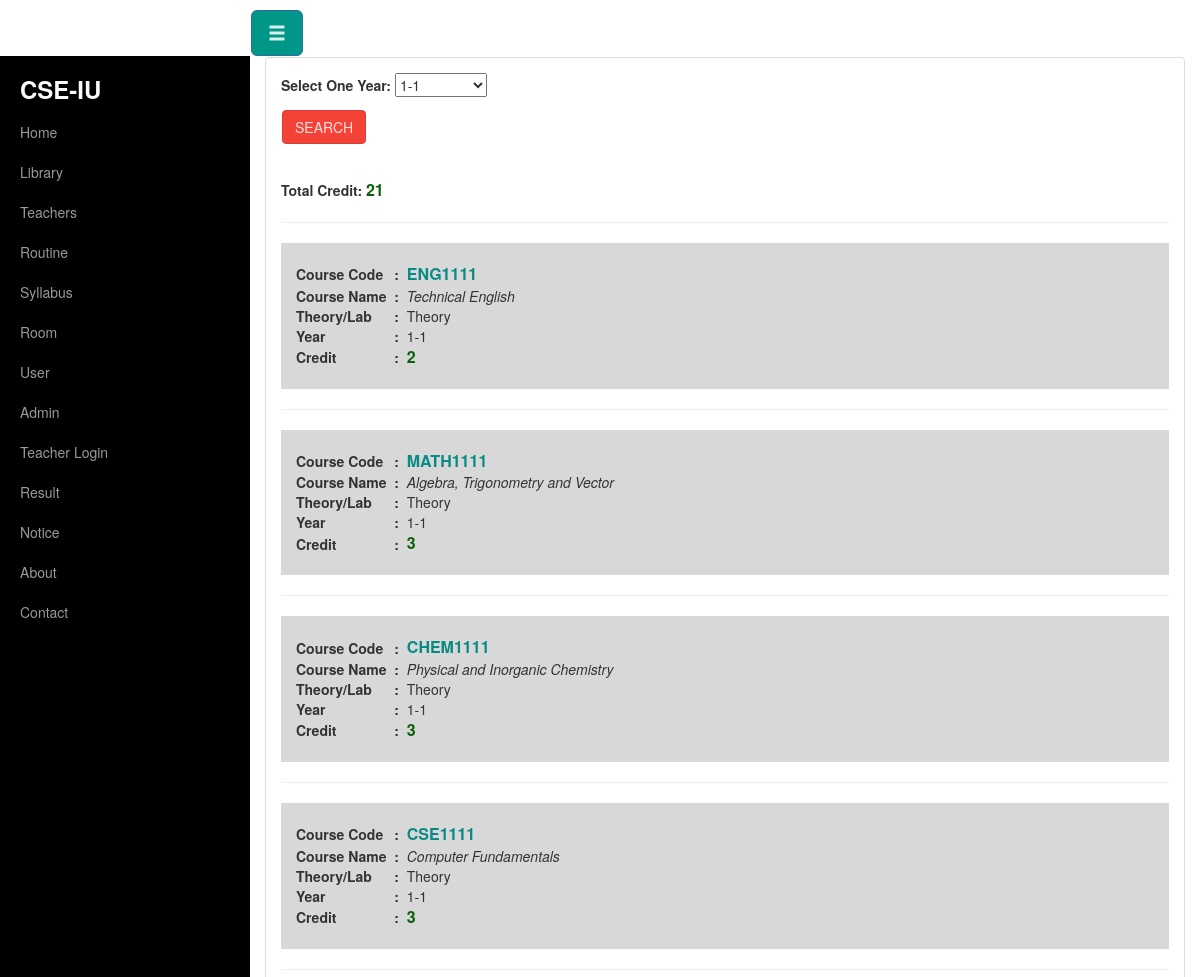
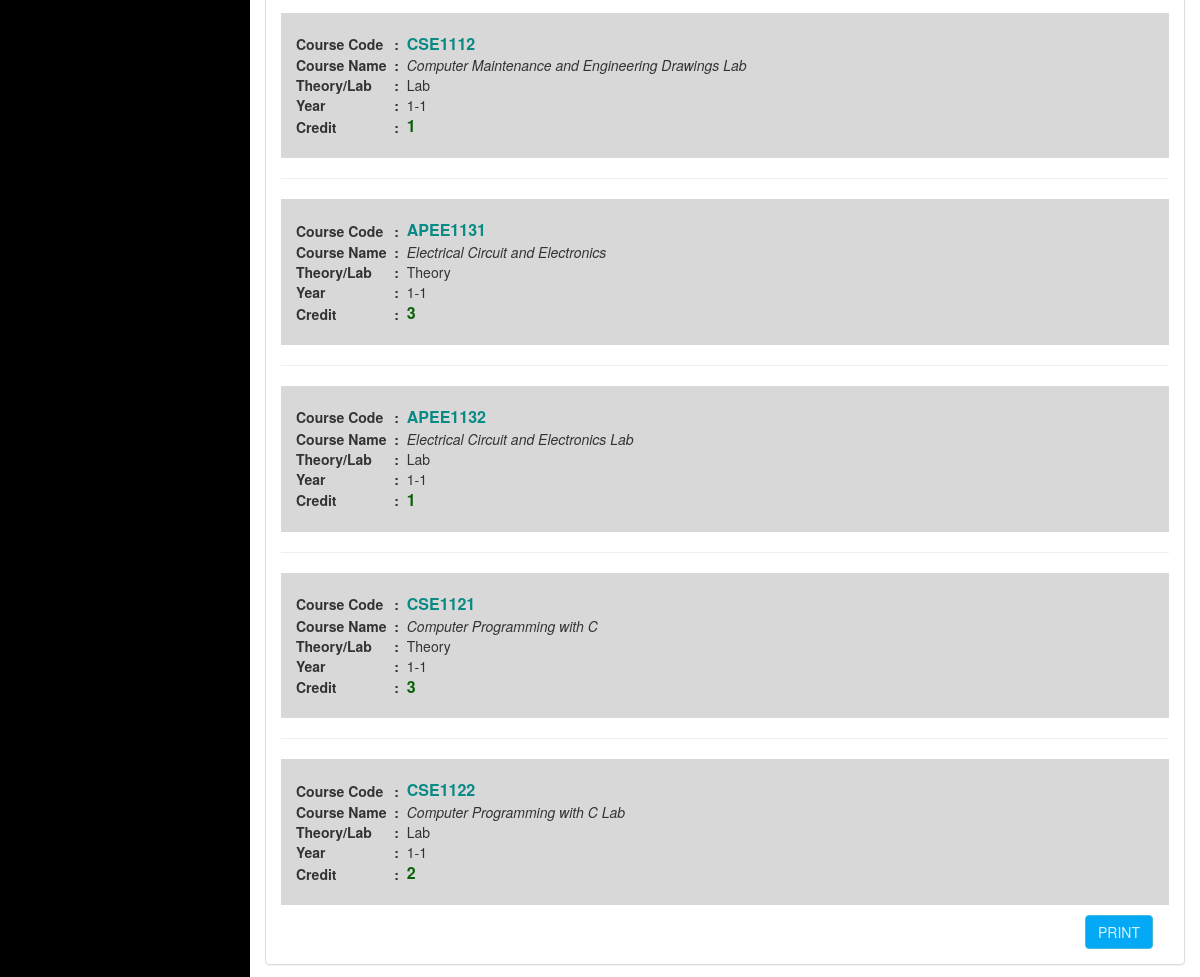
/course.php?year=1-1, run on an earlier commit of the app's database (2 pictures, top to bottom).
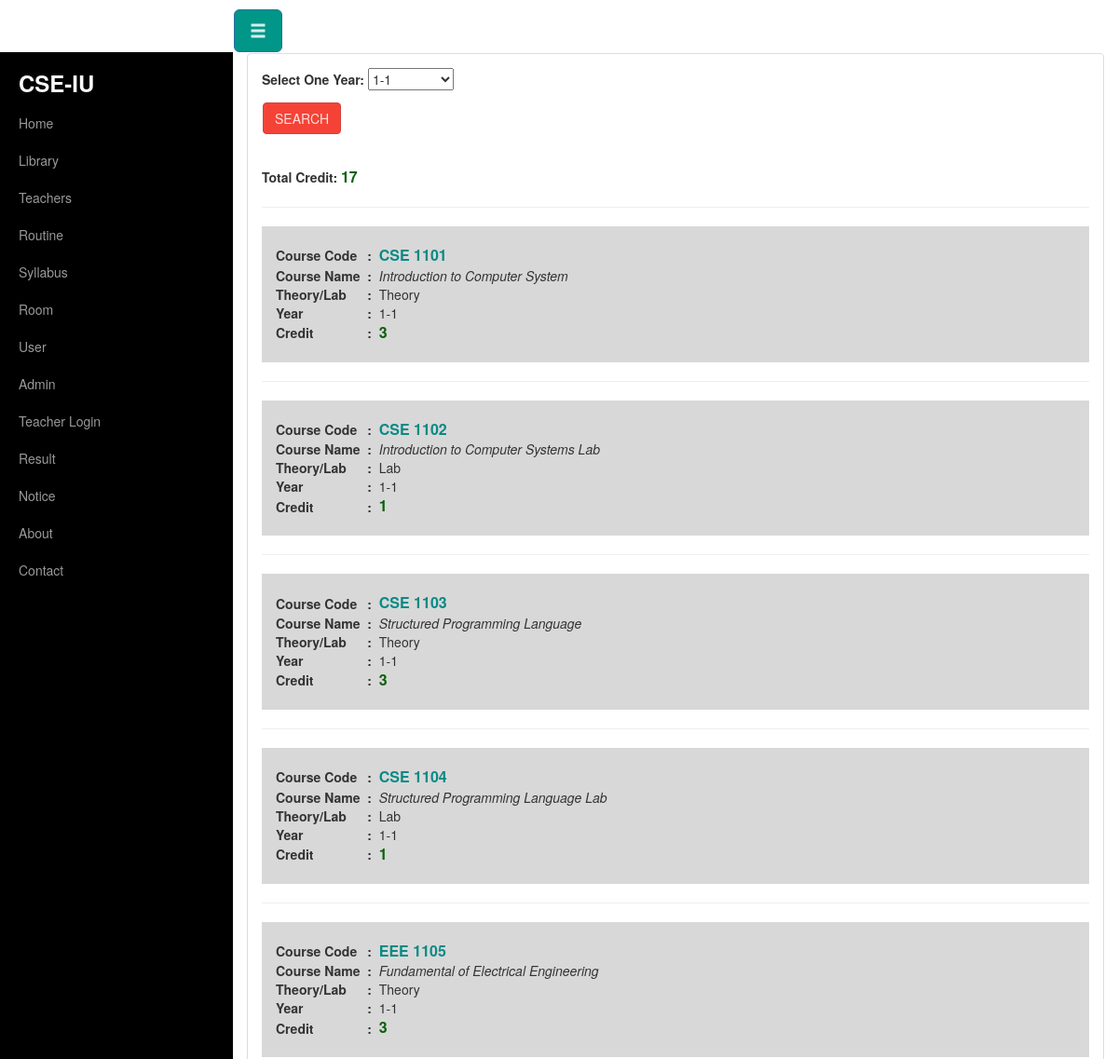
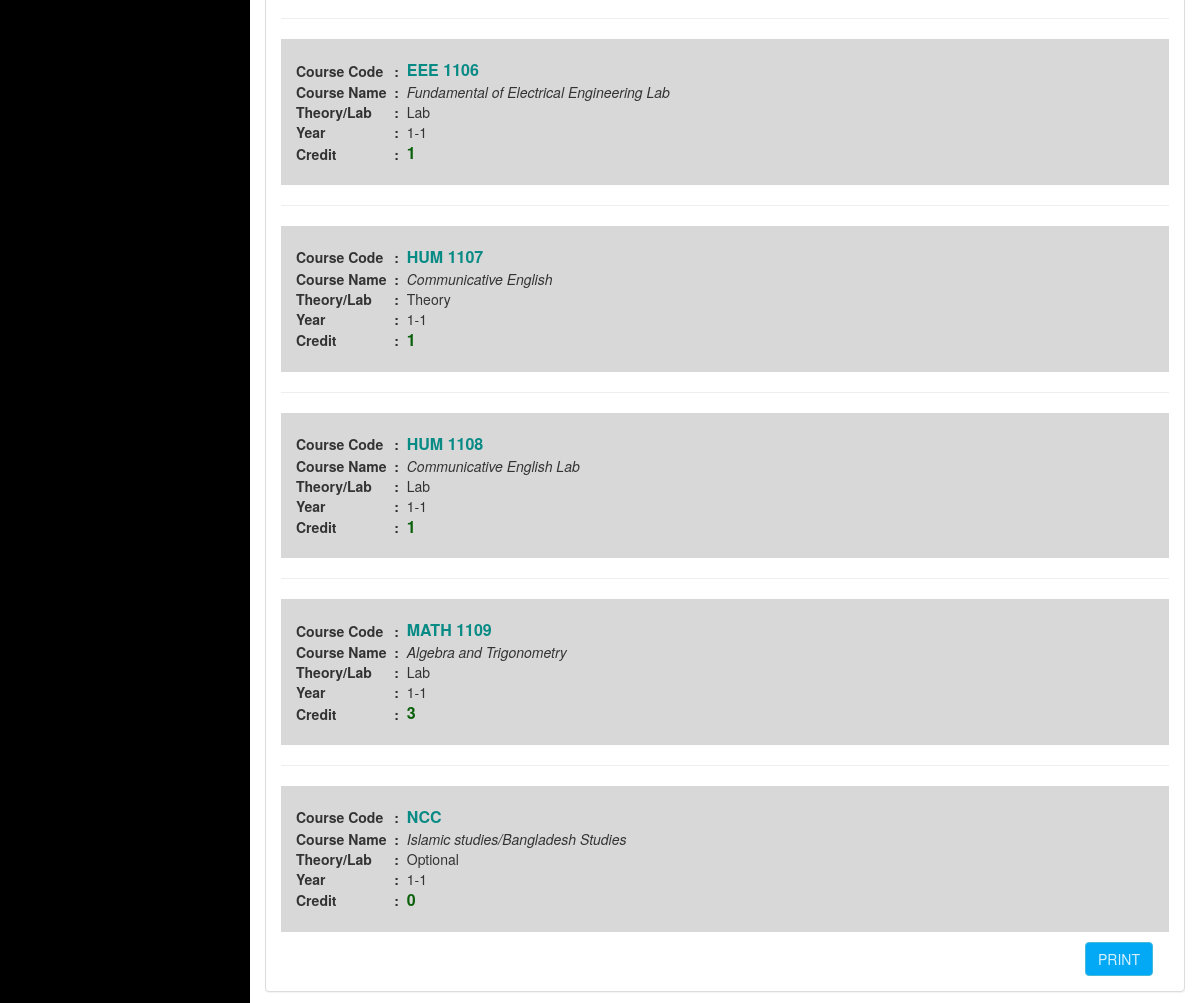
And on a later commit of the database (2 pictures, top to bottom).
### tables this page shows
CREATE TABLE `course` (
  `co_id` int(11) NOT NULL,
  `course_code` text NOT NULL,
  `name` text NOT NULL,
  `type` text NOT NULL,
  `year` text NOT NULL,
  `credit` int(11) NOT NULL
);

### course.php (the view, shortened to what this page needs)
<?php include("header.php");?>
<?php include('db_con.php');?>
<div class="container-fluid">
	<div class="row" id="wrapper">
	<?php require_once'menubar.php';?>
	<div class="col-sm-12">
		<div class="panel panel-default">
		<div class="panel-body">
<?php
	$co=$_REQUEST['year'];
	$op=mysqli_query($conn,"SELECT DISTINCT year FROM course");
?>
<form action="course.php" method="post" name="myForm" role="form">
<div class="form-group">
<label for="year">
   Select One Year:
</label>
	<SELECT name="year">
<?php
	    while ($c=mysqli_fetch_array($op)){
	    		$course=$c['year'];
	    		if(strcmp ($course,$co) == 0){
	    			$isSelected="selected";
	    		}
	    		else{
	    			$isSelected="";
	    		}
	    	?>
		<option value="<?php echo $course; ?>"  <?=$isSelected; ?>   ><?php echo $course; ?></option>
<?php } ?>
	</SELECT><br/>
	<input type="submit" name="submit" value="Search" class="btn btn-danger">
</div><br/>
</form>
<?php
$sum=0;
if($co!='Select One'){
$query=mysqli_query($conn,"SELECT * FROM course WHERE year='$co'");
$toql=mysqli_query($conn,"SELECT credit FROM course WHERE year='$co'");
echo "<div id='print_content'>";
while ($count=mysqli_fetch_array($toql)) {
	$sum=$sum+$count['credit'];
}
echo "<b>Total Credit: </b><b style='color:#0B610B; font-size:16px;'>".$sum."</b>";
while($row=mysqli_fetch_array($query)){
	echo "<hr>";
  	echo "<div class='container-fluid' style='background-color:#D8D8D8;'>";
	echo "<div class='row'>";
	echo "<div class='col-sm-12'>";
	echo "<br/>";
	echo "<table>";
	echo "<tr>";
	echo "<th><b>Course Code</b></th>";
	echo "<th>&nbsp; : &nbsp;</th>";
	echo "<td><b style='font-size:16px; color:#088A85;'>".$row['course_code']."</b></td>";
	echo "</tr>";
	echo "<tr>";
    echo "<th><b>Course Name</b></th>";
	echo "<th>&nbsp; : &nbsp;</th>";
	echo "<td><i>".$row['name']."</i></td>";
	echo "</tr>";
	echo "<tr>";
    echo "<th><b>Theory/Lab</b></th>";
	echo "<th>&nbsp; : &nbsp;</th>";
	echo "<td>".$row['type']."</td>";
	echo "</tr>";
	echo "<tr>";
    echo "<th><b>Year</b></th>";
	echo "<th>&nbsp; : &nbsp;</th>";
	echo "<td>".$row['year']."</td>";
	echo "</tr>";
	echo "<tr>";
    echo "<th><b>Credit</b></th>";
	echo "<th>&nbsp; : &nbsp;</th>";
	echo "<td><b style='color:#0B610B; font-size:16px;'>".$row['credit']."</b></td>";
	echo "</tr>";
    echo "</table>";
	echo "</div>";
	echo "</div>";
	echo "<br/>";
	echo "</div>";
}
		echo "</div>";
   		echo "<div class='col-sm-12'>";
	    echo "<a href='javascript:Clickheretoprint()' class='btn btn-info' style='float:right;'>Print</a>";
	    echo "</div>";
}else {
echo "<i style='color:red;'>Select at least one Year</i>";
}
?>

What changed in the data, as far as the page shows it:
changed course: course_code "ENG1111" → "CSE 1101"; name "Technical English" → "Introduction to Computer System"; credit "2" → "3"
changed course: course_code "MATH1111" → "CSE 1102"; name "Algebra, Trigonometry and Vector" → "Introduction to Computer Systems Lab"; type "Theory" → "Lab"; credit "3" → "1"
changed course: course_code "CHEM1111" → "CSE 1103"; name "Physical and Inorganic Chemistry" → "Structured Programming Language"
changed course: course_code "CSE1111" → "CSE 1104"; name "Computer Fundamentals" → "Structured Programming Language Lab"; type "Theory" → "Lab"; credit "3" → "1"
changed course: course_code "CSE1112" → "EEE 1105"; name "Computer Maintenance and Engineering Drawings Lab" → "Fundamental of Electrical Engineering"; type "Lab" → "Theory"; credit "1" → "3"
changed course: course_code "APEE1131" → "EEE 1106"; name "Electrical Circuit and Electronics" → "Fundamental of Electrical Engineering Lab"; type "Theory" → "Lab"; credit "3" → "1"
changed course: course_code "APEE1132" → "HUM 1107"; name "Electrical Circuit and Electronics Lab" → "Communicative English"; type "Lab" → "Theory"
changed course: course_code "CSE1121" → "HUM 1108"; name "Computer Programming with C" → "Communicative English Lab"; type "Theory" → "Lab"; credit "3" → "1"
changed course: course_code "CSE1122" → "MATH 1109"; name "Computer Programming with C Lab" → "Algebra and Trigonometry"; credit "2" → "3"
now on this page (row edited): course: course_code "NCC", name "Islamic studies/Bangladesh Studies", type "Optional", year "1-1", credit "0"
Also different on the page:
$sum: "21" → "17"
